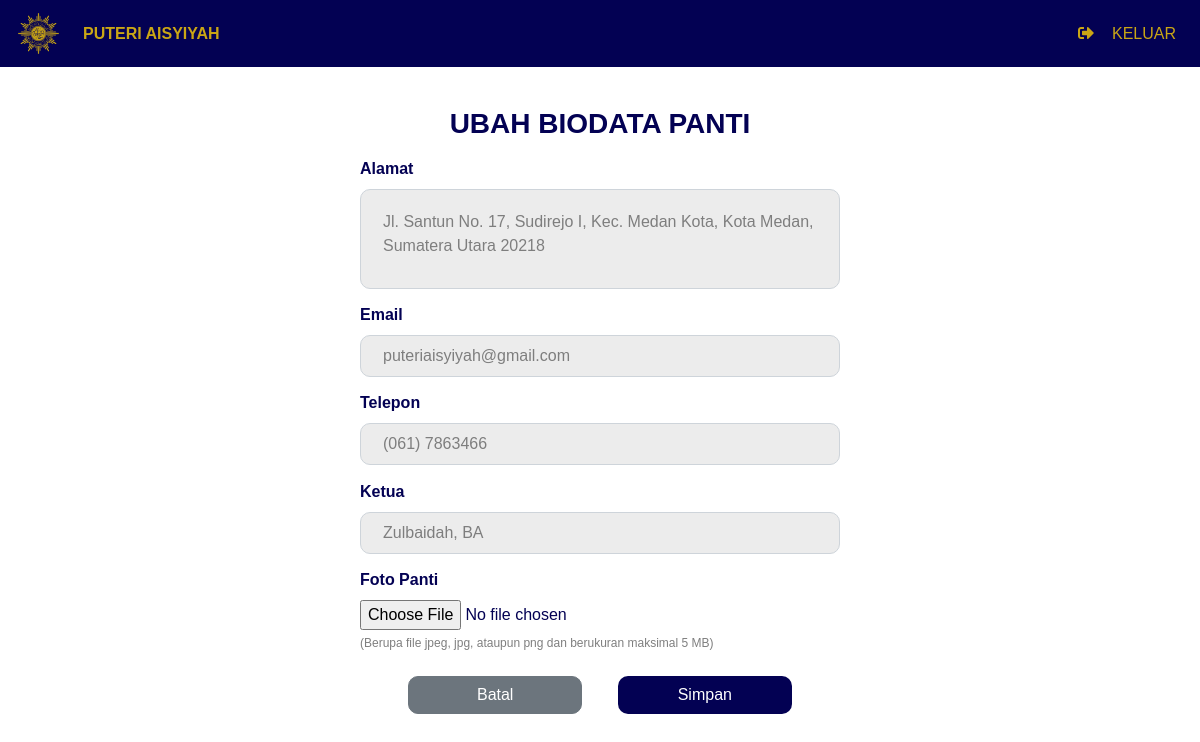
The app's page /Admin/UbahBiodataPanti, older data.
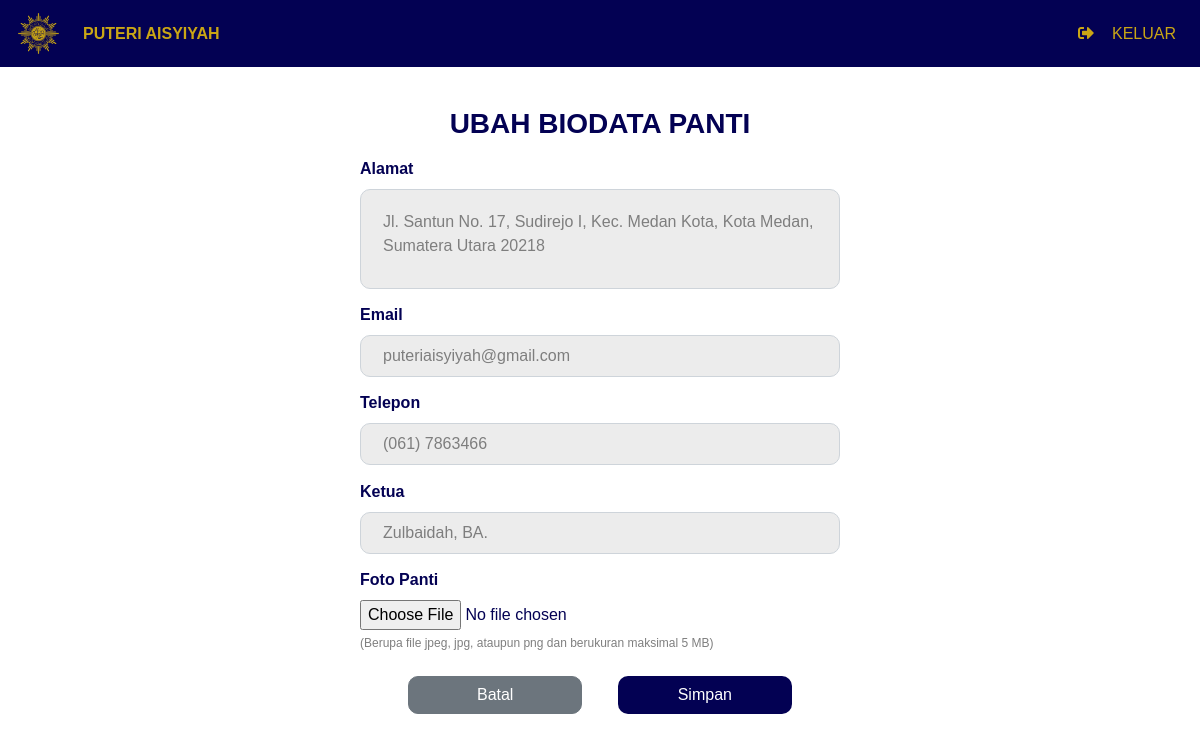
The same page, newer data.
### tables this page shows
CREATE TABLE `tabel_panti` (
  `id_biodata` int(11) NOT NULL,
  `jenis_biodata` varchar(100) NOT NULL,
  `isi_biodata` text NOT NULL
);

### application/controllers/Admin.php (called while the page is built, shortened)
<?php
  class Admin extends CI_Controller{
    public function __construct(){
      $this->load->library('form_validation');
      $this->load->library('pagination');
      $this->load->model('Model_admin', 'admin');
    }
    public function UbahBiodataPanti(){
      $data['judul']         = 'Ubah Biodata Panti';
      $data['alamat_panti']  = $this->db->get_where('tabel_panti', ['jenis_biodata' => 'Alamat'])->row_array();
      $data['email_panti']   = $this->db->get_where('tabel_panti', ['jenis_biodata' => 'Email'])->row_array();
      $data['telepon_panti'] = $this->db->get_where('tabel_panti', ['jenis_biodata' => 'Telepon'])->row_array();
      $data['ketua_panti']   = $this->db->get_where('tabel_panti', ['jenis_biodata' => 'Ketua'])->row_array();
      $data['profil_panti']  = $this->db->get_where('tabel_panti', ['jenis_biodata' => 'Foto Panti'])->row_array();
      $this->form_validation->set_rules('alamat_panti', $data['alamat_panti']['jenis_biodata'], 'required|trim');
      $this->form_validation->set_rules('email_panti', $data['email_panti']['jenis_biodata'], 'required|trim');
      $this->form_validation->set_rules('telepon_panti', $data['telepon_panti']['jenis_biodata'], 'required|trim|min_length[11]|max_length[13]', ['min_length' => 'tidak valid.', 'max_length' => 'tidak valid.']);
      $this->form_validation->set_rules('ketua_panti', $data['ketua_panti']['jenis_biodata'], 'required|trim');
      if($this->form_validation->run() == false){
        $this->load->view('Templates/head', $data);
        $this->load->view('Templates/navbarAdmin');
        $this->load->view('Admin/BiodataPanti/UbahBiodataPanti', $data);
        $this->load->view('Templates/foot');
      }
    }
  }

### index.php (called while the page is built, shortened)
<?php
require_once BASEPATH.'core/CodeIgniter.php';

### application/views/Admin/BiodataPanti/UbahBiodataPanti.php (the view, shortened to what this page needs)
<body style="color: #030153; font-family: Arial">
	<div style="width: 40%; margin: auto; padding: 40px 0px">
		<h3 style="color: #030153; font-weight: 700" align="center">UBAH BIODATA PANTI</h3>
		<form action="" method="post" enctype="multipart/form-data">
      <label style="color: #030153"><?= $alamat_panti['jenis_biodata'] ?></label>
    	<textarea name="alamat_panti" id="alamat_panti" class="form-control" style="border-radius: 10px; padding: 20px 22px; color: #7E7E7E; background: #ECECEC; height: 100px; resize: none"><?= $alamat_panti['isi_biodata'] ?></textarea>
      <label style="color: #030153"><?= $email_panti['jenis_biodata'] ?></label>
      <input autocomplete="off" type="text" name="email_panti" id="email_panti" value="<?= $email_panti['isi_biodata'] ?>" class="form-control" style="border-radius: 10px; padding: 20px 22px; color: #7E7E7E; background: #ECECEC">
      <label style="color: #030153"><?= $telepon_panti['jenis_biodata'] ?></label>
      <input autocomplete="off" type="text" name="telepon_panti" id="telepon_panti" value="<?= $telepon_panti['isi_biodata'] ?>" class="form-control" style="border-radius: 10px; padding: 20px 22px; color: #7E7E7E; background: #ECECEC">
      <label style="color: #030153"><?= $ketua_panti['jenis_biodata'] ?></label>
      <input autocomplete="off" type="text" name="ketua_panti" id="ketua_panti" value="<?= $ketua_panti['isi_biodata'] ?>" class="form-control" style="border-radius: 10px; padding: 20px 22px; color: #7E7E7E; background: #ECECEC">
      <label style="color: #030153"><?= $profil_panti['jenis_biodata'] ?></label><br>
      <input type="file" name="foto_panti" id="foto_panti">
      <p style="color: #7F7F7F; font-size: 12px" class="mt-1">(Berupa file jpeg, jpg, ataupun png dan berukuran maksimal 5 MB)</p>
			<div class="row mt-4">
				<div class="col-lg-6">
					<a href="<?= base_url('Admin/BiodataPanti') ?>" class="btn btn-secondary ml-5" style="border-radius: 10px; width: 75%; float: left">Batal</a>
				</div>
				<div class="col-lg-6">
					<button type="submit" class="btn mr-5" style="border-radius: 10px; width: 75%; float: right; background: #030153; color: white">Simpan</button>
				</div>
			</div>
		</form>
	</div>
</body>

Row changes from the older to the newer data that the page shows:
changed tabel_panti "Ketua": ketua_panti "Zulbaidah, BA" → "Zulbaidah, BA."
